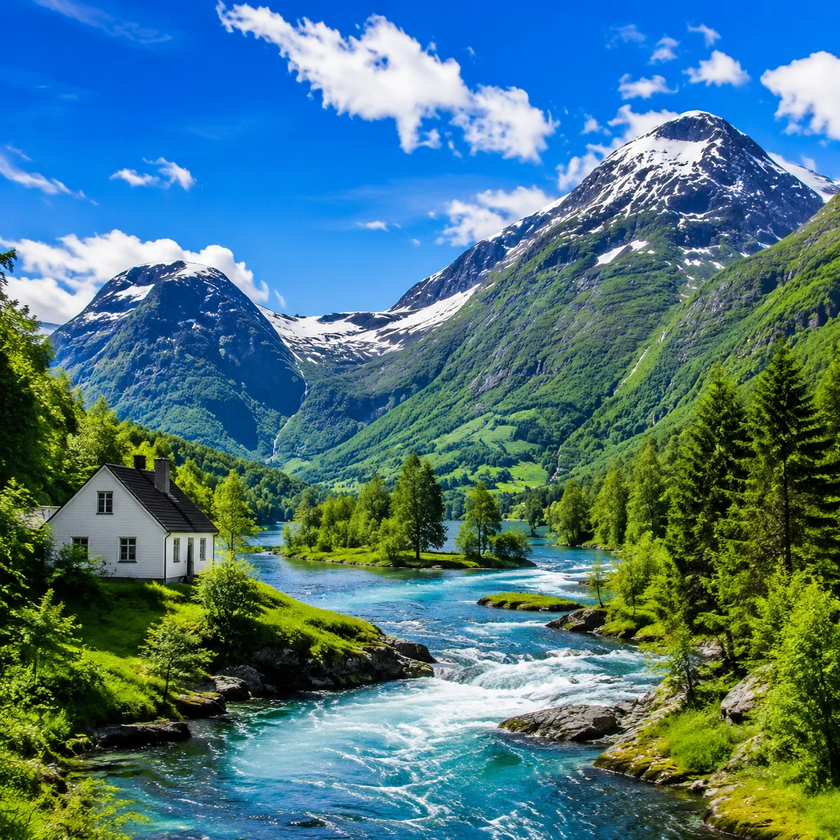
#> input picture sinna yaghoubi_HW4/img.png, 840 x 840 px, shrunk from 1254 x 1254 before the run
$ jupyter execute Untitled.ipynb
#> lines starting #> are read from the running program, lines starting #| are printed output that depends on the picture; after the words box and inside, x2 and y2 are one past the last pixel; in counts of white or black regions, pixels touching at a corner belong together
[cell 1]
import cv2
import matplotlib.pyplot as plt

img = cv2.imread("img.png")
#> img is the input picture: shape (840, 840, 3); mean B, G, R 127.4, 118.4, 74.3
gray = cv2.cvtColor(img, cv2.COLOR_BGR2GRAY)
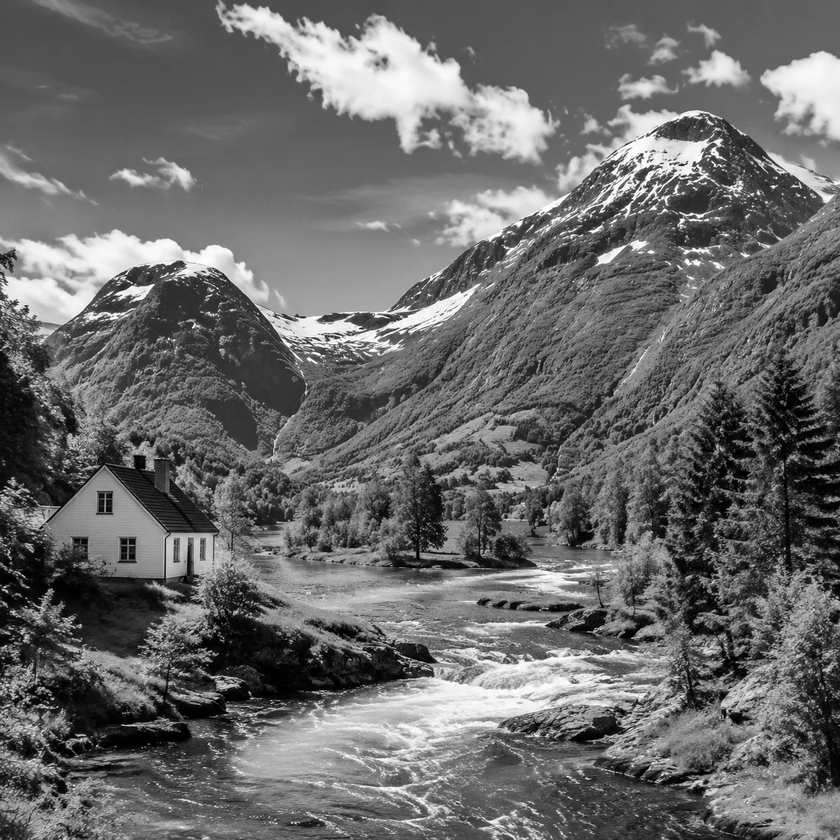
#> gray: shape (840, 840); min 0, max 255, mean 106.2

hist = cv2.calcHist([gray],[0],None,[256],[0,256])
#> hist = 256 values, max 8175 at index 97, min 202 at index 252, mean 2756.2

img2 = gray.copy()
rows , cols = gray.shape
#> rows = 840; cols = 840

for i in range(rows):
    for j in range(cols):
        if gray[i,j] == 255:
            img2[i,j] = 0
        elif gray[i,j] == 0:
            img2[i,j] = 255
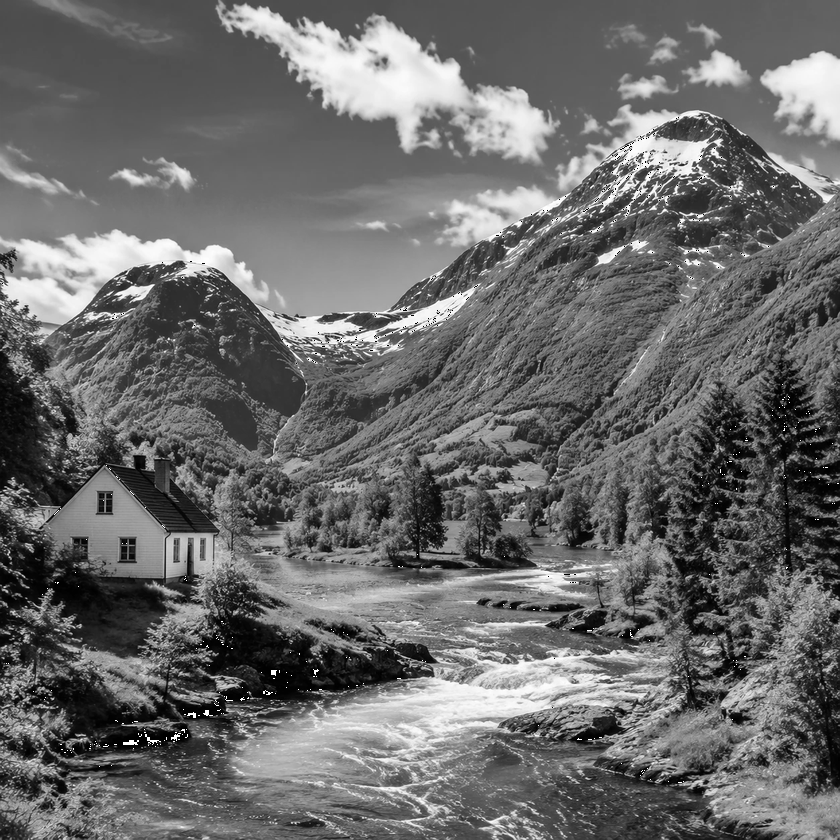
#> img2: shape (840, 840); 0.14% of pixels changed, all inside (x1, y1, x2, y2) = (2, 117, 839, 783)

hist2 = cv2.calcHist([img2],[0],None,[256],[0,256])
#> hist2 has the same summary as hist

img3 = 255 - gray
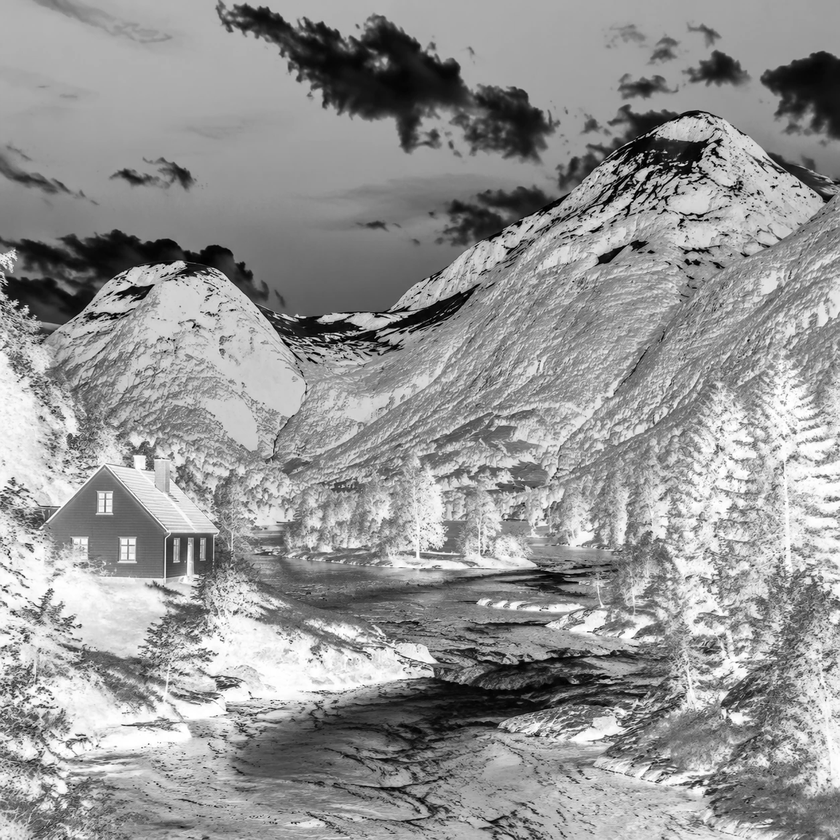
#> img3: shape (840, 840); min 0, max 255, mean 148.8
hist3 = hist[::-1]
#> hist3 = 256 values, max 8175 at index 158, min 202 at index 3, mean 2756.2

plt.subplot(3,2,1)
plt.imshow(gray, cmap='gray')

plt.subplot(3,2,2)
plt.plot(hist)

plt.subplot(3,2,3)
plt.imshow(img2, cmap='gray')

plt.subplot(3,2,4)
plt.plot(hist2)

plt.subplot(3,2,5)
plt.imshow(img3, cmap='gray')

plt.subplot(3,2,6)
plt.plot(hist3)


plt.show()
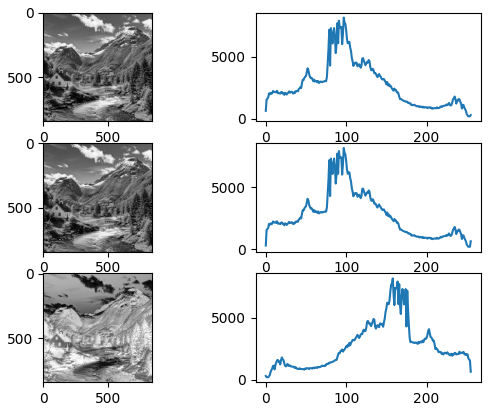
#> figure drawn by matplotlib, 6 panels; panel 2: curve peaks at x = 97, y = 8175; panel 4: curve peaks at x = 97, y = 8175; panel 6: curve peaks at x = 158, y = 8175
